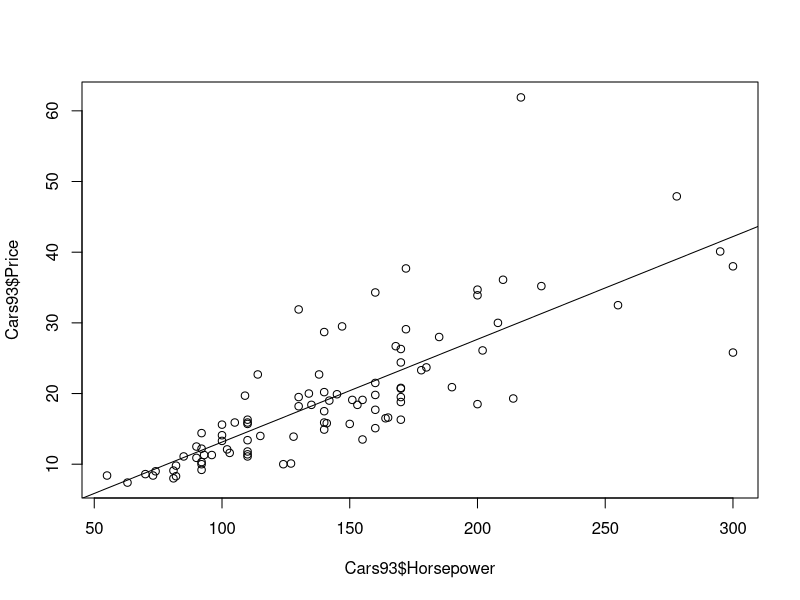
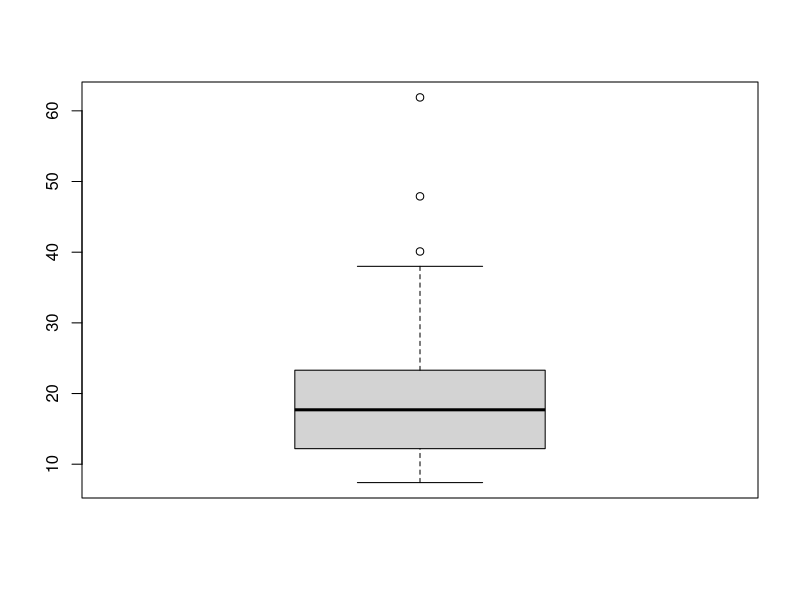
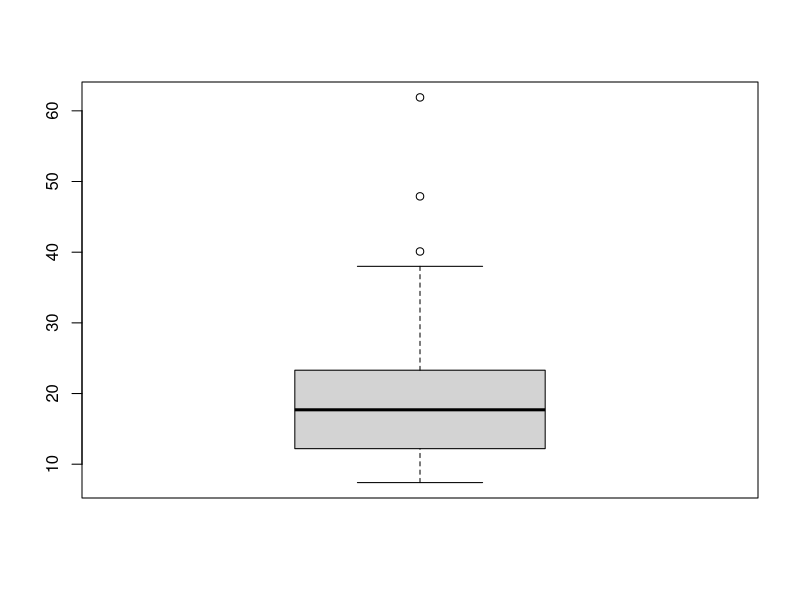
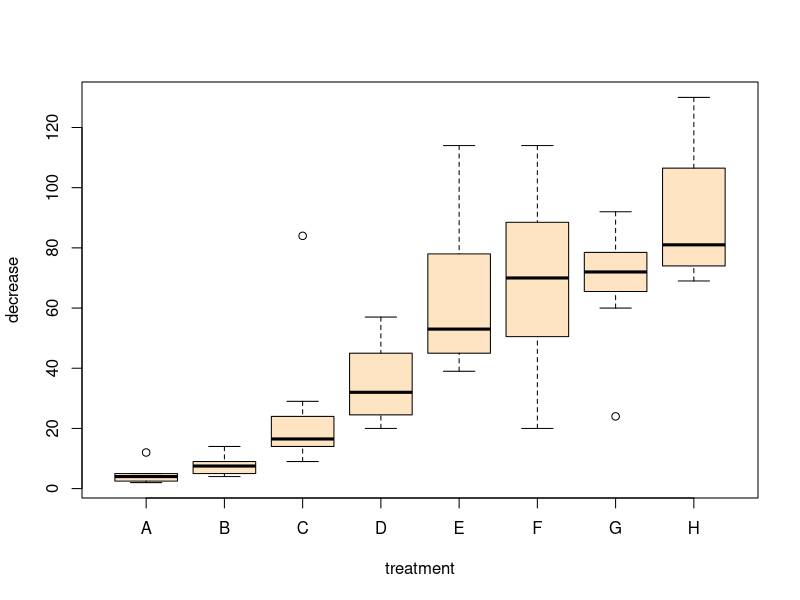
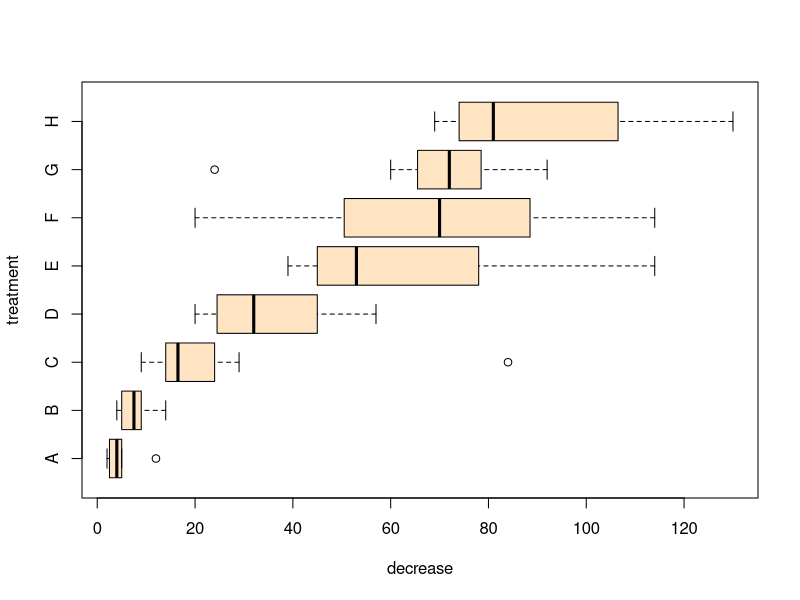
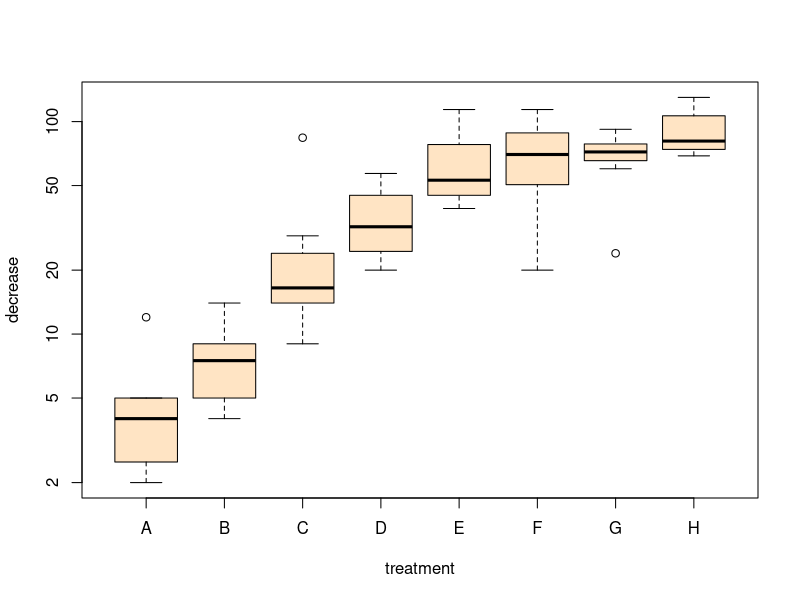
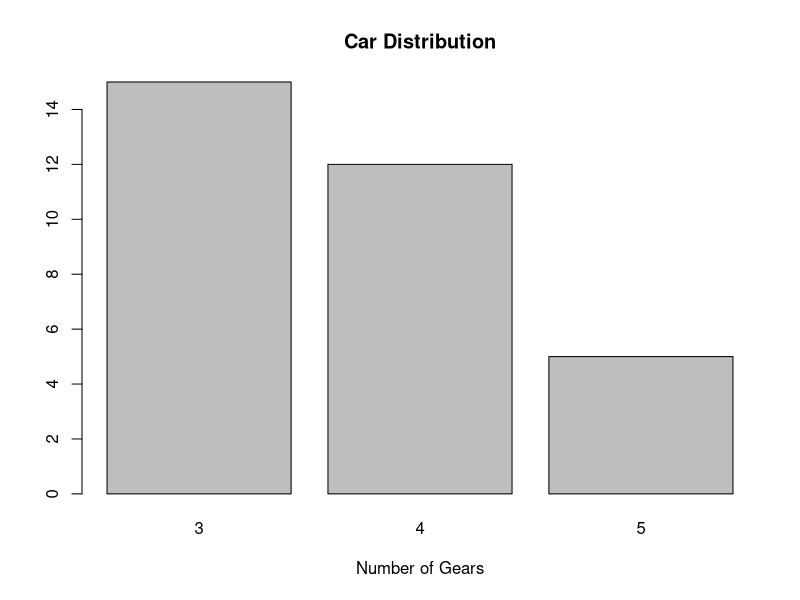
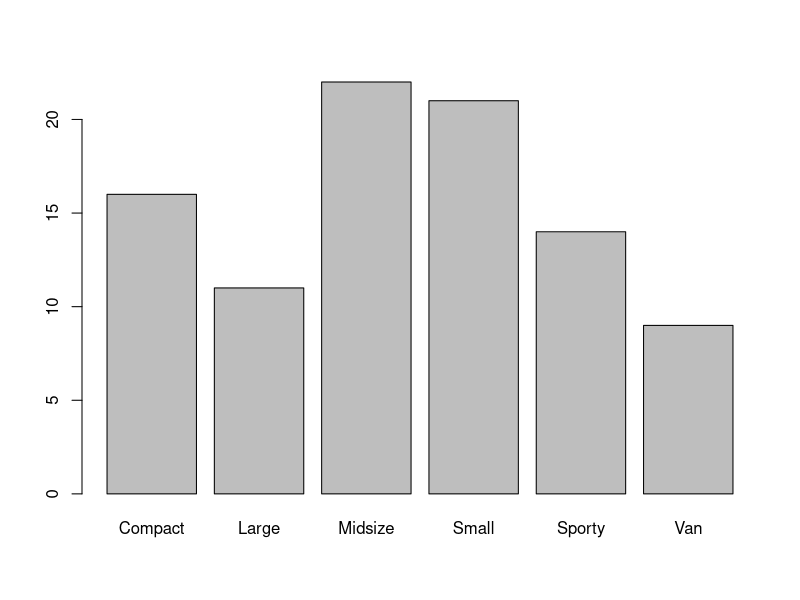

These charts were generated, in order, by the following R code:
# File     : 05-r-plot.R
# Author   : Ming-Chang Lee
# Email    : alan9956@gmail.com
# RWEPA    : http://rwepa.blogspot.tw/
# GitHub   : https://github.com/rwepa
# Encoding : UTF-8

# 基礎繪圖環境graphics套件 -----
# (1).高階繪圖(high-level plotting) 
# (2).低階繪圖(low-level plotting)

# 繪圖 plot 參數 -----

# type     繪圖元素 type = {"p", "l", "b"}, 預設為"p", type = "n" 表示不繪製資料點
# xlim     x軸範圍 xlim = c(1, 100)
# ylim     y軸範圍 ylim = c(1, 100)
# log      log = "x", log = "y", log ="xy"
# main     主標題
# sub      置於x軸下方之次標題
# xlab     x軸標題
# ylab     y軸標題
# axes     關閉座標軸 axes = FALSE
# col      顏色, 整數1~8, 預設是1(黑色)
# colors() 全部657種顏色, col = "yellowgreen"
# pch      點符號{1~25}, pch = 1 預設空心圓, pch = 16 實心圓形
# lty      線符號{1~6}, lty = 1 預設實線
# lwd      線寬度, 預設值 lwd = 1 
# cex      文字與點符號之大小, 預設值 cex = 1
# legend   圖例

# 散佈圖 plot -----

# 技巧: 資料物件$欄位名稱

data(Cars93, package = "MASS")

plot(Cars93$Horsepower, Cars93$Price)
abline(lm(Price ~ Horsepower, data = Cars93, col = "red"))

# 盒鬚圖 boxplot
boxplot(Cars93$Price)

# 盒鬚圖詳解
Cars93_Price <- boxplot(Cars93$Price)

Cars93_Price

# 群組盒鬚圖
# OrchardSprays 果園噴霧劑
boxplot(decrease ~ treatment, 
        data = OrchardSprays, 
        col = "bisque")

# 水平群組盒鬚圖
boxplot(decrease ~ treatment, 
        data = OrchardSprays, 
        col = "bisque",
        horizontal=TRUE)

# 群組盒鬚圖-Y軸取log值
boxplot(decrease ~ treatment, 
        data = OrchardSprays, 
        col = "bisque", 
        log = "y")

# 長條圖 barplot -----
# mtcar範例
counts <- table(mtcars$gear)

barplot(counts, 
        main="Car Distribution",
        xlab="Number of Gears")

# 長條圖 - Cars93範例
data(Cars93, package = "MASS")
TypeCount <- table(Cars93$Type)
TypeCount

# 有改進的空間
barplot(TypeCount)

# Cars93-Type 水平長條圖 -----

# 設定外邊界區域(Outer Margin Areas)
# c(下, 左, 上, 右)
# 目的是增加Y軸標題的空間
op <- par(oma = c(0,3,0,0))

barplot(sort(table(Cars93$Type)),
        horiz = TRUE,
        col = "dodgerblue4",
        main = "Cars93-Type 水平長條圖",
        xlab = "次數",
        xlim = c(0, 25),
        cex.main = 2,
        las = 1)
mtext("型式", side=2, line=0, adj=1.5, outer=TRUE, las = 2)
box()

# reset to the default oma value c(0,0,0,0)
# or Ctrl + Shift + F10
par(op)

# Cars93(AirBags+Type)堆疊長條圖 -----

mytable2 <- table(Cars93$AirBags, Cars93$Type)
mycolor <- 2:(nrow(mytable2)+1)
barplot(mytable2,
        col = mycolor,
        main = "Cars93(AirBags+Type)堆疊長條圖",
        xlab = "Type",
        ylab = "AirBags",
        ylim = c(0, 25),
        cex.main = 2)
legend("topright",
       fill = mycolor,
       legend = rownames(mytable2),
       inset = c(0.01, 0.01))
box()

# Cars93(AirBags+Type)群組長條圖 -----

barplot(mytable2,
        beside = TRUE,
        col = mycolor,
        main = "Cars93(AirBags+Type)群組長條圖",
        xlab = "Type",
        ylab = "AirBags",
        ylim = c(0, 25),
        cex.main = 2)
legend("topright",
       fill = mycolor,
       legend = rownames(mytable2),
       inset = c(0.01, 0.01))
box()

# 直方圖 hist
hist(iris$Petal.Length,
     xlab = "Petal Length",
     col = "orange",
     border = "blue",
     main = "iris-Petal.Length 直方圖")

# 直方圖優化
hist(iris$Petal.Length,
     xlab = "Petal Length",
     col = "orange",
     border = "blue",
     main = "iris-Petal.Length 直方圖",
     ylim = c(0,40))

# 實作練習: 散佈圖矩陣 pairs -----
pairs(iris[-5], col = iris$Species, pch = 16, main = "iris-散佈圖矩陣")

# 繪圖結果輸出 -----
# http://rwepa.blogspot.com/2013/05/r.html

data(Cars93, package = "MASS")

pdf("Cars93_xyplot.pdf")

plot(Cars93$Horsepower, Cars93$Price,
     main = "Cars93 Scatter Plot",
     xlab = "Horsepower",
     ylab = "Price",
     pch = 16,
     col = Cars93$Type)

legend("topleft", 
       legend = levels(Cars93$Type), 
       col = 1:length(levels(Cars93$Type)),
       pch = 16)

dev.off()
# end
